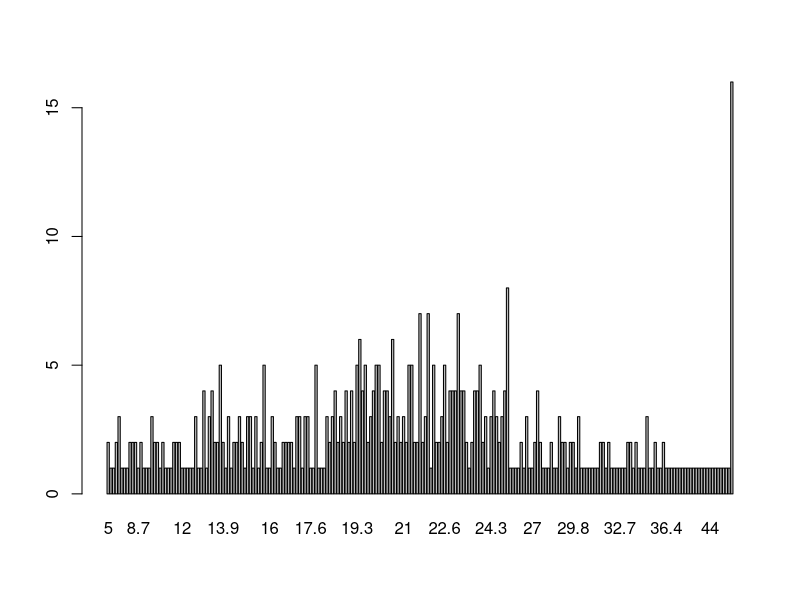

This chart was generated by the following R code:
## ---- chunk 1
library(MASS)
## ---- chunk 2
data(Boston)
head(Boston)

## ---- chunk 3
table(Boston$medv)
## ---- chunk 4
barplot(table(Boston$medv))
## ---- chunk 5
MEDV50=subset(Boston,Boston$medv==50)
#比較富裕區與一般波士頓區域的差距

library(knitr)
colMeans(Boston)
colMeans(MEDV50)
## ---- chunk 6
rbind(colMeans(Boston),colMeans(MEDV50))
## ---- chunk 7
str(Boston)
## ---- chunk 8
x <- c("F","M","F","F")
x
x <- factor(c("F","M","F","F"), levels=c("F","M"))
x
x <- factor(c("F","M","F","F"), levels=c("F"))
levels(x)
as.integer(x)
## ---- chunk 9
Month1=c(1,2,3,4,5,6,7,8,9,10,11,12)
length(Month1)
Month2=1:12
length(Month2)

1:2 + 1:3
## ---- chunk 10
x <- c(1L, 2.0, "3")
class(x)
x
## ---- chunk 11
x<-list(1L,2,"3")
## ---- chunk 12
x<-list(1L,2,"3",mean)
